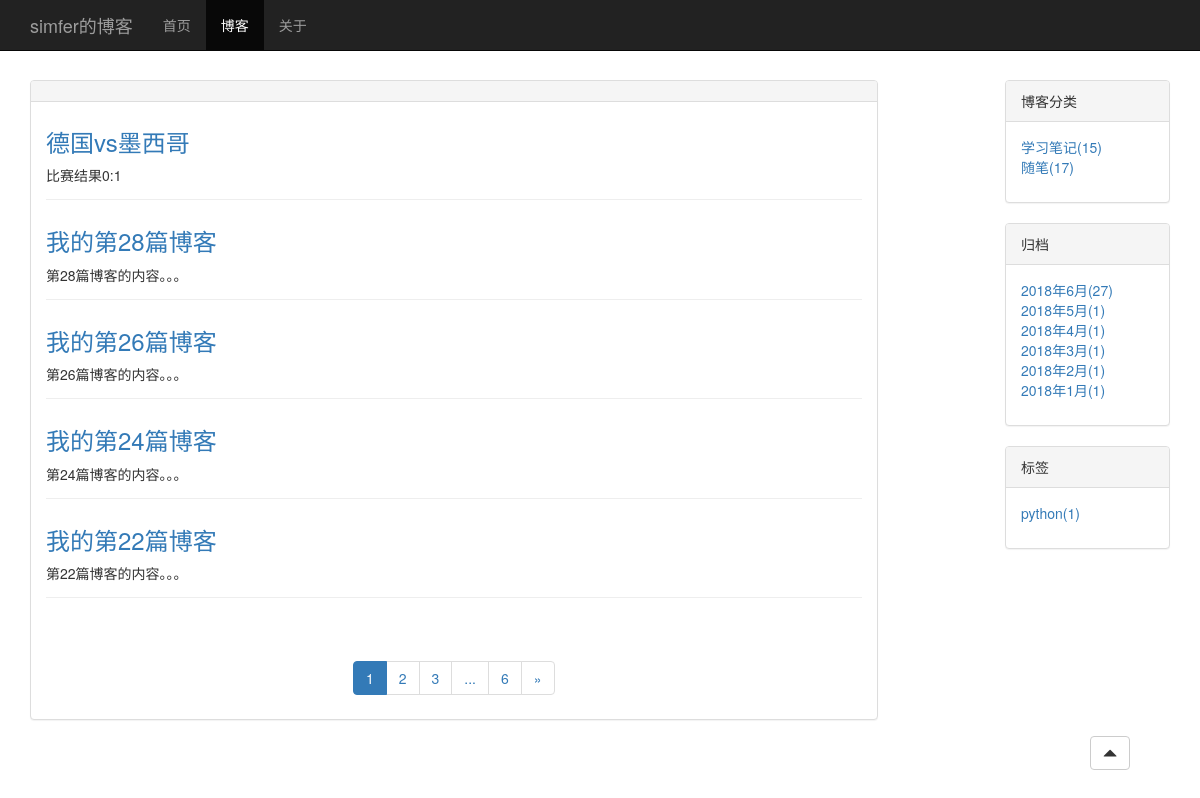
The page /blog/ on the database as committed earlier.
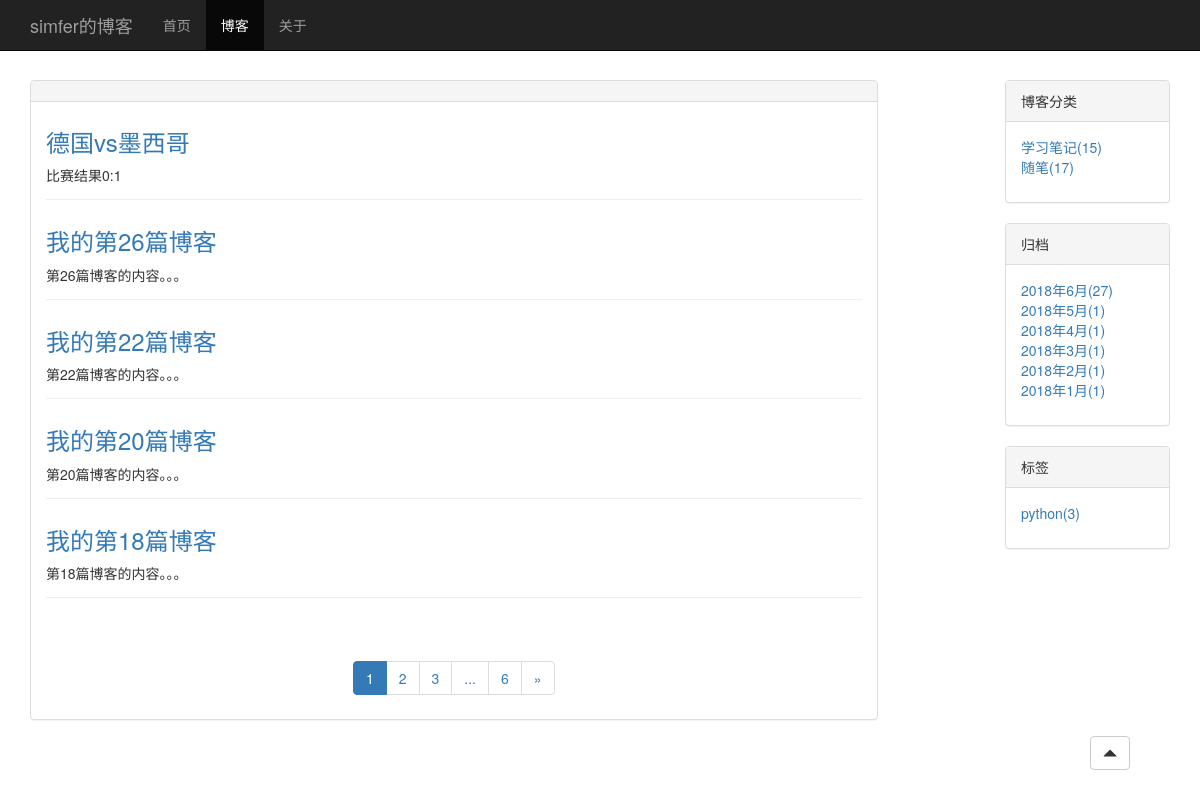
The same page on the database as committed later.
### blog/models.py (models this page shows, shortened)
class Post(models.Model):
    title = models.CharField('标题', max_length=64)
    body = RichTextField()
    created_time = models.DateTimeField('创建时间')
    modified_time = models.DateField('修改时间')
    excerpt = models.CharField(max_length=200, blank=True)
    category = models.ForeignKey(Category, on_delete=models.CASCADE, verbose_name='分类')
    tags = models.ManyToManyField(Tag, blank=True, verbose_name='标签')
    author = models.ForeignKey(User, on_delete=models.CASCADE, verbose_name='作者')
    class Meta:
        verbose_name_plural = '文章'
        ordering = ['-created_time']

class Category(models.Model):
    name = models.CharField(max_length=32)
    class Meta:
        verbose_name_plural = '分类'

class Tag(models.Model):
    name = models.CharField(max_length=32)
    def __str__(self):
        return self.name
    class Meta:
        verbose_name_plural = '标签'

### blog/views.py (the view)
# urls.py: path('', BlogListView.as_view(), name='blog_list'),
class BlogListView(IndexView):
    model = Post
    template_name = 'blog/blog_list.html'
    context_object_name = 'blogs'
    paginate_by = 5
    paginate_orphans = 3
    def get_context_data(self, **kwargs):
        context = super().get_context_data(**kwargs)
        queryset = self.get_queryset()
        page_context = self.paginate_queryset(queryset, self.paginate_by)
        paginator = page_context[0]
        page = page_context[1]
        left = max(page.number-2, 2)
        right = min(page.number+2, paginator.num_pages-1)
        page_nums = list(paginator.page_range)[left-1:right]
        if left > 2:
            page_nums.insert(0, '...')
        if right < paginator.num_pages - 1:
            page_nums.append('...')
        page_nums.insert(0, 1)
        if paginator.num_pages != 1:
            page_nums.append(paginator.num_pages)
        context['page_nums'] = page_nums
        return context

### blog/views.py (called while the page is built)
    def get_context_data(self, **kwargs):
        context = super().get_context_data(**kwargs)
        context['categorys'] = Category.objects.annotate(count=Count('post'))
        context['tags'] = Tag.objects.annotate(count=Count('post'))
        blog_dates = Post.objects.dates('created_time', 'month', order='DESC')
        blog_dates_dict = {}
        for blog_date in blog_dates:
            blog_count = Post.objects.filter(created_time__year=blog_date.year,
                                             created_time__month=blog_date.month).count()
            blog_dates_dict[blog_date] = blog_count
        context['dates'] = blog_dates_dict
        return context

### blog/templates/blog/blog_list.html (shortened to what this page needs)
{% extends 'blog/base.html' %}
{% block nav_blog_active %}active{% endblock nav_blog_active %}
{% block content %}
<div class="container">
  <div class="row">
    <div class="col-xs-12 col-md-9">
      {% block blog-content %}
        <div class="panel panel-default">
          <div class="panel-heading"></div>
            <div class="panel-body">
              {% for blog in blogs %}
              <div class="blog">
                <h3><a href="{% url 'blog_detail' blog.pk %}">{{ blog.title }}</a></h3>
                <p class="blog-info">{{ blog.body|striptags|truncatechars:120 }}</p>
              </div>
              {% endfor %}
            </div>
        <nav class="center" aria-label="Page navigation">
          <ul class="pagination">
            {% for page_num in page_nums %}
              {% if page_num == '...' %}
              <li><span>...</span></li>
              {% else %}
                {% if page_num == page_obj.number %}
                  <li class="active"><span>{{ page_num }}</span></li>
                {% else %}
                  <li><a href="?page={{ page_num }}">{{ page_num }}</a></li>
                {% endif %}
              {% endif %}
            {% endfor %}
            {% if page_obj.has_next %}
            <li>
              <a href="?page={{ page_obj.next_page_number }}" aria-label="Next">
                <span aria-hidden="true">&raquo;</span>
              </a>
            </li>
            {% endif %}
          </ul>
        </nav>
        </div>
      {% endblock blog-content %}
    </div>
    <div class="hidden-xs col-md-2 col-md-offset-1">
      <div class="panel panel-default">
        <div class="panel-heading">博客分类</div>
        <div class="panel-body">
          <ul class="sidebar-module">
            {% for category in categorys %}
              {% if category.count != 0 %}
                <li><a href="{% url 'blog_category' category.name %}">{{ category.name }}({{ category.count }})</a></li>
              {% endif %}
            {% endfor %}
          </ul>
        </div>
      </div>
      <div class="panel panel-default">
        <div class="panel-heading">归档</div>
        <div class="panel-body">
          <ul class="sidebar-module">
            {% for date, blog_count in dates.items %}
            <li><a href="{% url 'blog_archive' date.year date.month %}">{{ date|date:"Y年n月" }}({{ blog_count }})</a></li>
            {% endfor %}
          </ul>
        </div>
      </div>
      <div class="panel panel-default">
        <div class="panel-heading">标签</div>
        <div class="panel-body">
          <ul class="sidebar-module">
            {% for tag in tags %}
              {% if tag.count != 0 %}
              <li><a href="{% url 'blog_tag' tag.name %}">{{ tag }}({{ tag.count }})</a></li>
              {% endif %}
            {% endfor %}
          </ul>
        </div>
      </div>
    </div>
  </div>
</div>
{% endblock content %}

Rows that differ between the two databases and show on the page:
no longer on this page (row edited): Post: title "我的第28篇博客", body "第28篇博客的内容。。。"
no longer on this page (row edited): Post: title "我的第24篇博客", body "第24篇博客的内容。。。"
now on this page (row unchanged): Post: title "我的第20篇博客", body "第20篇博客的内容。。。"
now on this page (row unchanged): Post: title "我的第18篇博客", body "第18篇博客的内容。。。"
computed for Tag "python": count "1" → "3"
